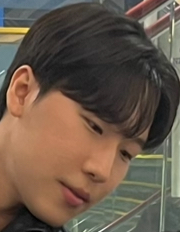
//> input picture chapter12/object.jpg, 180 x 232 px
$ ./ch12.main   (built with g++ and OpenCV 4)
//> lines starting //> are read from the running program, lines starting //| are printed output that depends on the picture; after the words box and inside, x2 and y2 are one past the last pixel; in counts of white or black regions, pixels touching at a corner belong together
// SIFT 사용해서 image에서 원하는 물체 찾기 //
#include <opencv2/core.hpp>
#include <opencv2/imgproc.hpp>
#include <opencv2/features2d.hpp>
#include <opencv2/highgui.hpp>
#include <opencv2/calib3d.hpp>
#include <iostream>
#include <iomanip>
using namespace std;
using namespace cv;


static double timer()
{
	return getTickCount() / getTickFrequency();
}

int main(int argc, char** argv)
{

	Mat img1 = imread("object.jpg", IMREAD_GRAYSCALE);
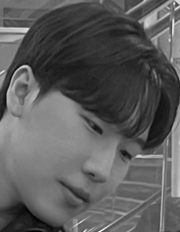
//> img1: 232 rows x 180 cols, CV_8UC1; min 0, max 242, mean 91.5
	Mat img2 = imread("scene.jpg", IMREAD_GRAYSCALE);
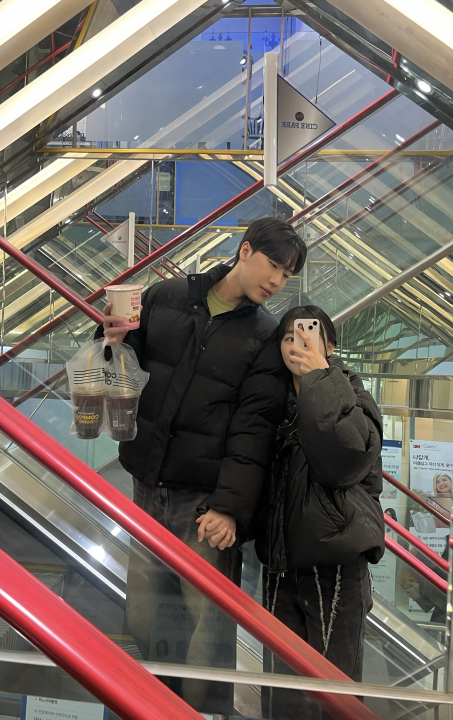
//> input picture chapter12/scene.jpg, 906 x 1440 px (shown at 1/2 size)
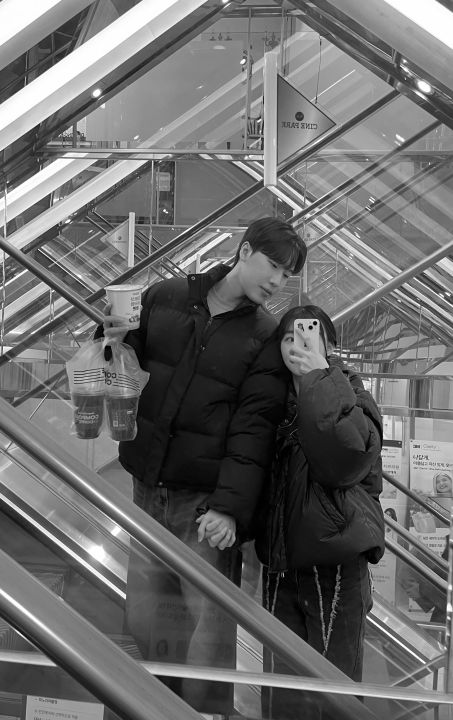
//> img2: 1440 rows x 906 cols, CV_8UC1 (shown at 1/2 size); min 0, max 255, mean 106.3
	if (img1.empty())
	{
		cerr << "Image " << "scene.jpg" << " is empty or cannot be found" << endl;
		return 1;
	}
	if (img2.empty())
	{
		cerr << "Image " << "object.jpg" << " is empty or cannot be found" << endl;
		return 1;
	}

	Ptr<Feature2D> backend;
	Ptr<DescriptorMatcher> matcher;

	matcher = DescriptorMatcher::create("FlannBased");
	int maxlines = 50;//매칭된 키포인트를 그려줄 최대 직선 개수


	cout << "extracting with " << "SIFT" << "..." << endl;
	Ptr<SIFT> ext = SIFT::create();
	vector<KeyPoint> kp1, kp2;
	Mat desc1, desc2;

	ext->detectAndCompute(img1, Mat(), kp1, desc1);
//> kp1 = 162 keypoints; strongest (x, y, size): (25, 30, 3.9), (177, 4, 2.3), (148, 22, 8.5), (176, 9, 2)
	ext->detectAndCompute(img2, Mat(), kp2, desc2);
//> kp2 = 4871 keypoints; strongest (x, y, size): (630, 646, 5), (621, 655, 5.3), (329, 421, 3.3), (811, 158, 1.8)
	cout << "img1 - " << kp1.size() << " features, "
		<< "img2 - " << kp2.size() << " features"
		<< endl;
//| img1 - 162 features, img2 - 4871 features

	cout << "matching with " << "flann" << "..." << endl;
	double start = timer();

	// match and draw
	vector< vector<DMatch> > rawMatches;
	vector<Point2f> p1, p2;
	vector<float> distances;
	matcher->knnMatch(desc1, desc2, rawMatches, 2);
//> rawMatches = 162 matches

	// filter_matches
	for (size_t i = 0; i < rawMatches.size(); i++)
	{
		const vector<DMatch>& m = rawMatches[i];
		if (m.size() == 2 && m[0].distance < m[1].distance * 0.75)
		{
			p1.push_back(kp1[m[0].queryIdx].pt);
			p2.push_back(kp2[m[0].trainIdx].pt);
			distances.push_back(m[0].distance);
		}
	}
//> after the loop, p1 = 78 Points (x, y), first 12: [6.21, 10.1], [7.24, 67.44], [10.85, 89.48], [11.65, 38.56], [13.99, 114.5], [15.81, 47.6], [16.46, 118.5], [16.83, 99.48], [19.28, 116.2], [20.65, 92.6], [21.81, 77.97], [22.19, 97.91]; p2 = 78 Points (x, y), first 12: [478.8, 440.4], [479.6, 484.3], [482.3, 501.9], [482.9, 462.4], [484.6, 521], [486.3, 469.1], [486.6, 524.4], [487, 509.4], [488.9, 522.4], [489.9, 504.1], [490.9, 492.8], [491.2, 508.1]; distances = 78 values, max 216 at index 28, min 20.4 at index 10, mean 82.44
	vector<uchar> status;
	vector< pair<Point2f, Point2f> > pointPairs;
	Mat H = findHomography(p1, p2, status, RANSAC);
//> status = 78 values, max 1 at index 0, min 0 at index 65, mean 0.987; H = [[0.781, 0.000121, 474], [0.00609, 0.775, 432.3], [1.11e-05, 6.22e-07, 1]]
	int inliers = 0;
	for (size_t i = 0; i < status.size(); i++)
	{
		if (status[i])
		{
			pointPairs.push_back(make_pair(p1[i], p2[i]));
			distances[inliers] = distances[i];
			// CV_Assert(inliers <= (int)i);
			inliers++;
		}
	}
//> this loop made 78 passes
//> after the loop, inliers = 77
	distances.resize(inliers);
//> distances = 77 values, max 216 at index 28, min 20.4 at index 10, mean 81.23

	cout << "execution time: " << fixed << setprecision(2) << (timer() - start) * 1000 << " ms" << endl;
	cout << inliers << " / " << status.size() << " inliers/matched" << endl;
//| 77 / 78 inliers/matched

	cout << "visualizing..." << endl;
	vector<int> indices(inliers);
	cv::sortIdx(distances, indices, SORT_EVERY_ROW + SORT_ASCENDING);
//> indices = 77 values, max 76 at index 58, min 0 at index 73, mean 38


	// explore_match
	int h1 = img1.size().height;
//> h1 = 232
	int w1 = img1.size().width;
//> w1 = 180
	int h2 = img2.size().height;
//> h2 = 1440
	int w2 = img2.size().width;
//> w2 = 906
	Mat vis = Mat::zeros(max(h1, h2), w1 + w2, CV_8U);
	img1.copyTo(Mat(vis, Rect(0, 0, w1, h1)));
	img2.copyTo(Mat(vis, Rect(w1, 0, w2, h2)));
	cvtColor(vis, vis, COLOR_GRAY2BGR);

	vector<Point2f> corners(4);
	corners[0] = Point2f(0, 0);
	corners[1] = Point2f((float)w1, 0);
	corners[2] = Point2f((float)w1, (float)h1);
	corners[3] = Point2f(0, (float)h1);

	vector<Point2i> icorners;
	perspectiveTransform(corners, corners, H);
//> corners = 4 Points (x, y): [473.9, 432.3], [613.4, 432.6], [613.3, 611.9], [473.9, 612.1]
	transform(corners, corners, Matx23f(1, 0, (float)w1, 0, 1, 0));
//> corners = 4 Points (x, y): [654, 432.3], [793.4, 432.6], [793.3, 611.9], [653.9, 612.1]
	Mat(corners).convertTo(icorners, CV_32S);
//> icorners = 4 Points (x, y): [654, 432], [793, 433], [793, 612], [654, 612]
	polylines(vis, icorners, true, Scalar(255, 255, 255));
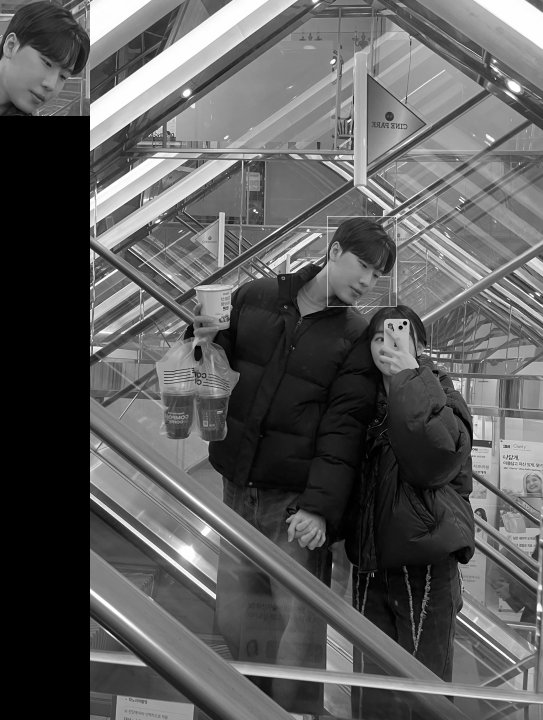
//> vis: 1440 rows x 1086 cols, CV_8UC3 (shown at 1/2 size); min 0, max 255, mean 91.2

	for (int i = 0; i < min(inliers, maxlines); i++)
	{
		int idx = indices[i];
		const Point2f& pi1 = pointPairs[idx].first;
		const Point2f& pi2 = pointPairs[idx].second;
		circle(vis, pi1, 2, Scalar(0, 255, 0), -1);
		circle(vis, pi2 + Point2f((float)w1, 0), 2, Scalar(0, 255, 0), -1);
		line(vis, pi1, pi2 + Point2f((float)w1, 0), Scalar(0, 255, 0));
	}
//> this loop made 50 passes
//> (idx, pi1, pi2) on passes 1 to 12: (10, Point(21.81, 77.97), Point(490.9, 492.8)), (72, Point(160.1, 140.9), Point(597.9, 541.6)), (53, Point(134, 116.6), Point(577.7, 522.8)), (37, Point(96.4, 120.1), Point(548.5, 525.4)), (34, Point(90.03, 165.9), Point(543.8, 560.8)), (20, Point(25.33, 29.79), Point(493.6, 455.5)), (74, Point(166.5, 140.5), Point(602.8, 541.2)), (70, Point(153.7, 50.79), Point(593, 471.8)), (60, Point(139.9, 21.32), Point(582.3, 449)), (21, Point(25.33, 29.79), Point(493.6, 455.5)), (31, Point(77.82, 180.5), Point(534.1, 572.1)), (38, Point(101.3, 180.6), Point(552.5, 572.3))
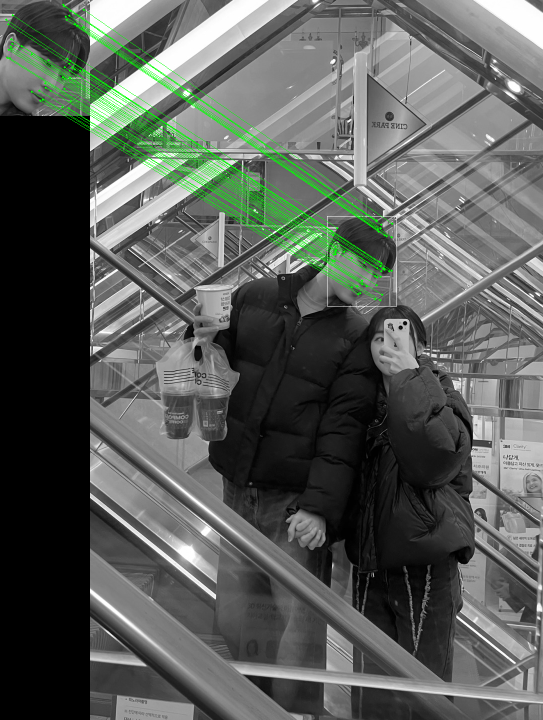
//> vis: 1440 rows x 1086 cols, CV_8UC3 (shown at 1/2 size); 1.64% of pixels changed, all inside (x1, y1, x2, y2) = (10, 7, 787, 603)

	if (inliers > maxlines)
		cout << "only " << maxlines << " inliers are visualized" << endl;

	imshow("affine find_obj", vis);
	waitKey();

	cout << "done" << endl;

	return 0;
}
